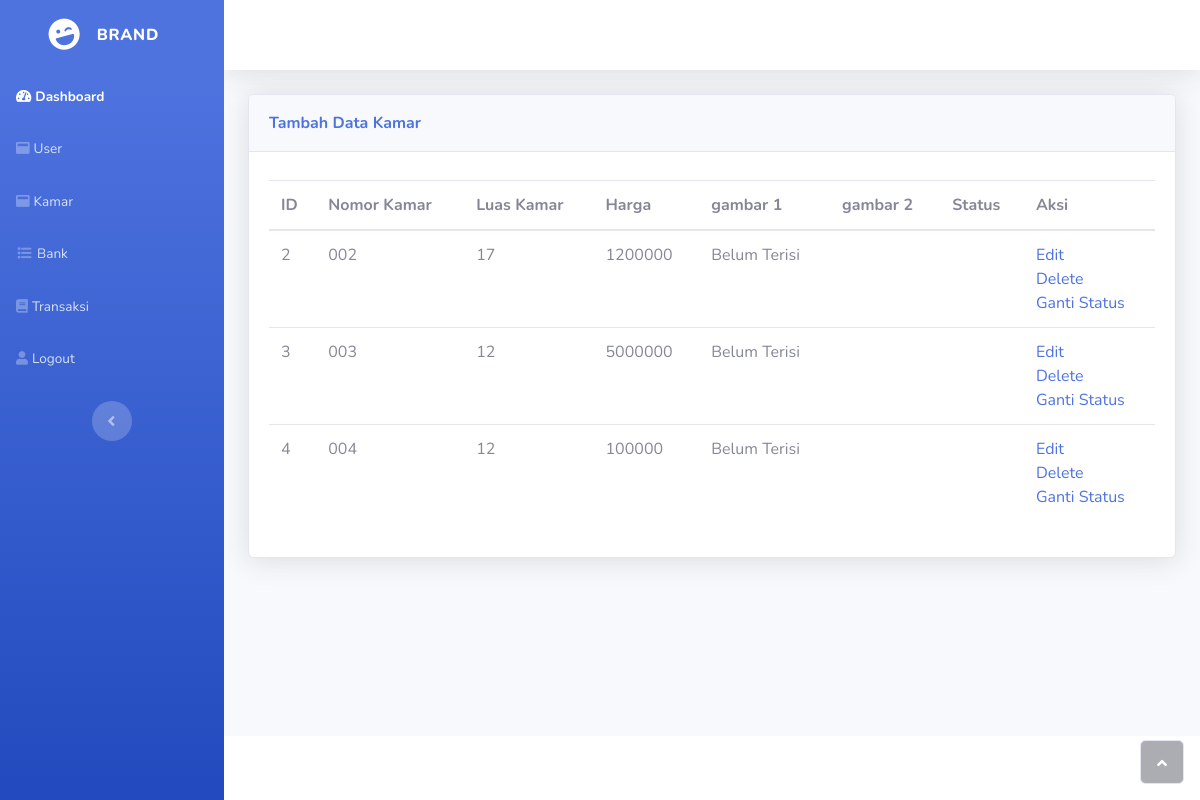
The app's page /adminsite/kamar.php (signed in), older data.
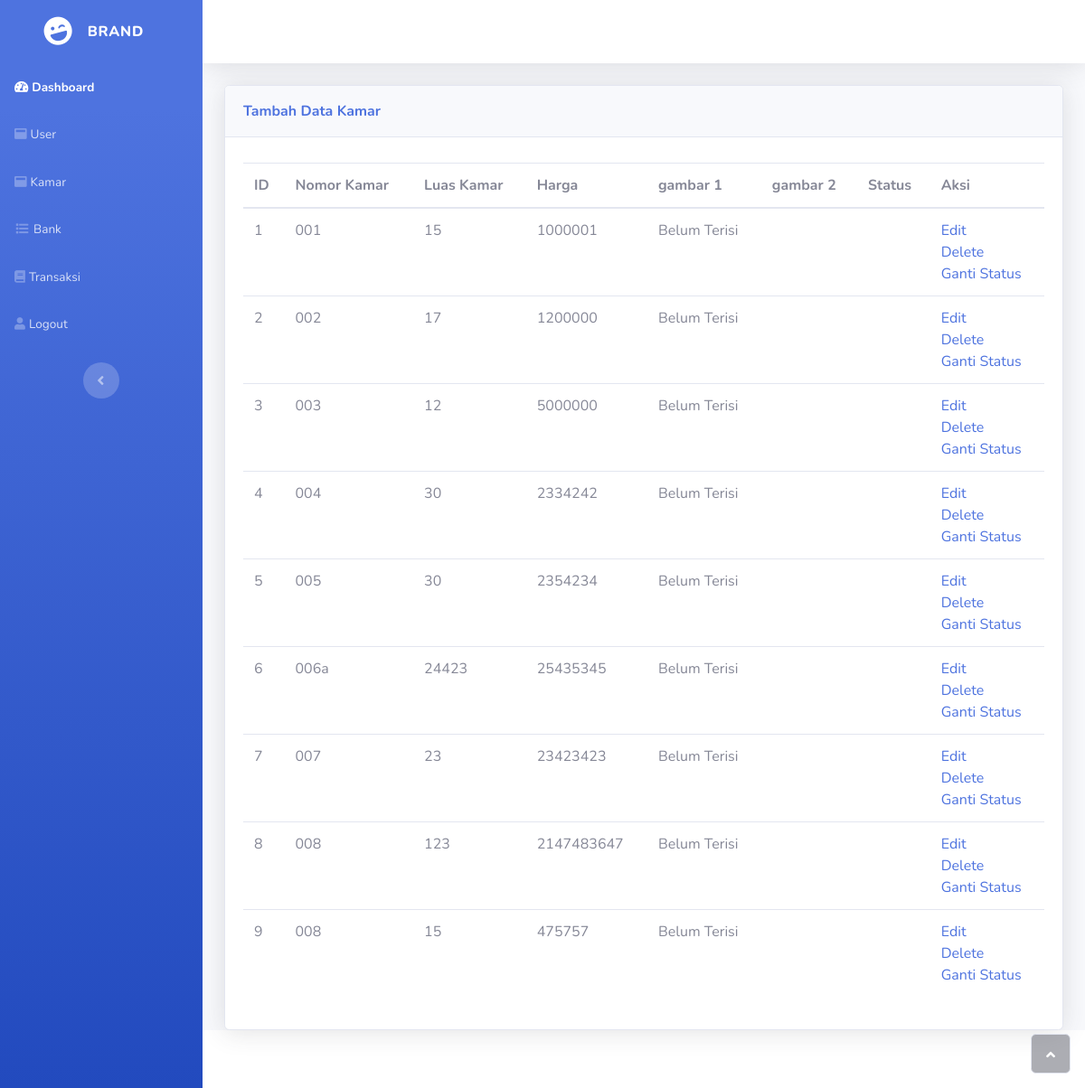
The same page, newer data.
### tables this page shows
CREATE TABLE `kamarinfo` (
  `id` int(11) NOT NULL,
  `nomorkamar` varchar(100) NOT NULL,
  `luaskamar` varchar(100) NOT NULL,
  `harga` int(100) NOT NULL,
  `status` varchar(30) NOT NULL
);

### adminsite/kamar.php (the view, shortened to what this page needs)
<!DOCTYPE html>
<html>
<head><meta http-equiv="Content-Type" content="text/html; charset=utf-8">
    <link rel="stylesheet" href="assets/bootstrap/css/bootstrap.min.css">
    <link rel="stylesheet" href="assets/fonts/fontawesome-all.min.css">
</head>
<body id="page-top">
    <div id="wrapper">
        <nav class="navbar navbar-dark align-items-start sidebar sidebar-dark accordion bg-gradient-primary p-0">
            <div class="container-fluid d-flex flex-column p-0">
                <a class="navbar-brand d-flex justify-content-center align-items-center sidebar-brand m-0" href="#">
                    <div class="sidebar-brand-icon rotate-n-15"><i class="fas fa-laugh-wink"></i></div>
                    <div class="sidebar-brand-text mx-3"><span>Brand</span></div>
                </a>
                <ul class="nav navbar-nav text-light" id="accordionSidebar">
                  <li class="nav-item" role="presentation"><a class="nav-link active" href="dash.php"><i class="fas fa-tachometer-alt"></i><span>Dashboard</span></a></li>
                  <li class="nav-item" role="presentation"><a class="nav-link" href="user.php"><i class="fas fa-window-maximize"></i><span>User</span></a></li>
                  <li class="nav-item" role="presentation"><a class="nav-link" href="kamar.php"><i class="fas fa-window-maximize"></i><span>Kamar</span></a></li>
                  <li class="nav-item" role="presentation"><a class="nav-link" href="bank.php"><i class="fas fa-list fa-sm fa-fw"></i><span>Bank</span></a></li>
                  <li class="nav-item" role="presentation"><a class="nav-link" href="transaksi.php"><i class="fas fa-book"></i><span>Transaksi</span></a></li>
                  <li class="nav-item" role="presentation"><a class="nav-link" href="logout.php"><i class="fas fa fa-user"></i><span>Logout</span></a></li>
                </ul>
                <div class="text-center d-none d-md-inline"><button class="btn rounded-circle border-0" id="sidebarToggle" type="button"></button></div>
            </div>
        </nav>
        <div class="d-flex flex-column" id="content-wrapper">
            <div id="content">
                <nav class="navbar navbar-light navbar-expand bg-white shadow mb-4 topbar static-top">
                </nav>
                <div class="container-fluid">
                    <div class="card shadow">
                        <div class="card-header py-3">
                          <a href="tambahkamar.php">
                            <p class="text-primary m-0 font-weight-bold">Tambah Data Kamar</p>
                          </a>
                        </div>
                        <div class="card-body">
                            <div class="table-responsive table mt-2" id="dataTable" role="grid" aria-describedby="dataTable_info">
                                <table class="table dataTable my-0" id="dataTable">
                                    <thead>
                                        <tr>
                                            <th>ID</th>
                                            <th>Nomor Kamar</th>
                                            <th>Luas Kamar</th>
                                            <th>Harga</th>
                                            <th>gambar 1</th>
                                            <th>gambar 2</th>
                                            <th>Status</th>
                                            <th>Aksi</th>
                                        </tr>
                                    </thead>
                                    <tbody>
                                        <?php
                                        $conn = new mysqli(DB_HOST, DB_USER, DB_PASS, DB_NAME);
                                        $stmt = $conn->prepare("SELECT * FROM `kamarinfo`;");
                                        $stmt->execute();
                                        $stmt->bind_result($id, $nomorkamar, $luaskamar, $harga, $gambar1, $gambar2, $status);
                                        while($stmt->fetch()){
                                          echo "<tr>
                                              <td>".$id."</td>
                                              <td>".$nomorkamar."</td>
                                              <td>".$luaskamar."</td>
                                              <td>".$harga."</td>
                                              <td>".$gambar1."</td>
                                              <td>".$gambar2."</td>
                                              <td>".$status."</td>
                                              <td><a href='editkamar.php?id=$id'>Edit</a>
                                              <br><a href='deletekamar.php?id=$id'>Delete</a>
                                              <br><a href='gantistatuskamar.php?id=$id&status=$status'>Ganti Status</a>
                                              </td>
                                                </tr>";
                                        }
                                        ?>
                                </tbody>
                                </table>
                            </div>
                        </div>
                    </div>
                </div>
            </div>
            <footer class="bg-white sticky-footer">
            </footer>
        </div><a class="border rounded d-inline scroll-to-top" href="#page-top"><i class="fas fa-angle-up"></i></a></div>
</body>
</html>

Row changes from the older to the newer data that the page shows:
added kamarinfo: id "1", nomorkamar "001", luaskamar "15", harga "1000001", status "Belum Terisi"
changed kamarinfo id 4: luaskamar "12" → "30"; harga "100000" → "2334242"
added kamarinfo: id "5", nomorkamar "005", luaskamar "30", harga "2354234", status "Belum Terisi"
added kamarinfo: id "6", nomorkamar "006a", luaskamar "24423", harga "25435345", status "Belum Terisi"
added kamarinfo: id "7", nomorkamar "007", luaskamar "23", harga "23423423", status "Belum Terisi"
added kamarinfo: id "8", nomorkamar "008", luaskamar "123", harga "2147483647", status "Belum Terisi"
added kamarinfo: id "9", nomorkamar "008", luaskamar "15", harga "475757", status "Belum Terisi"
